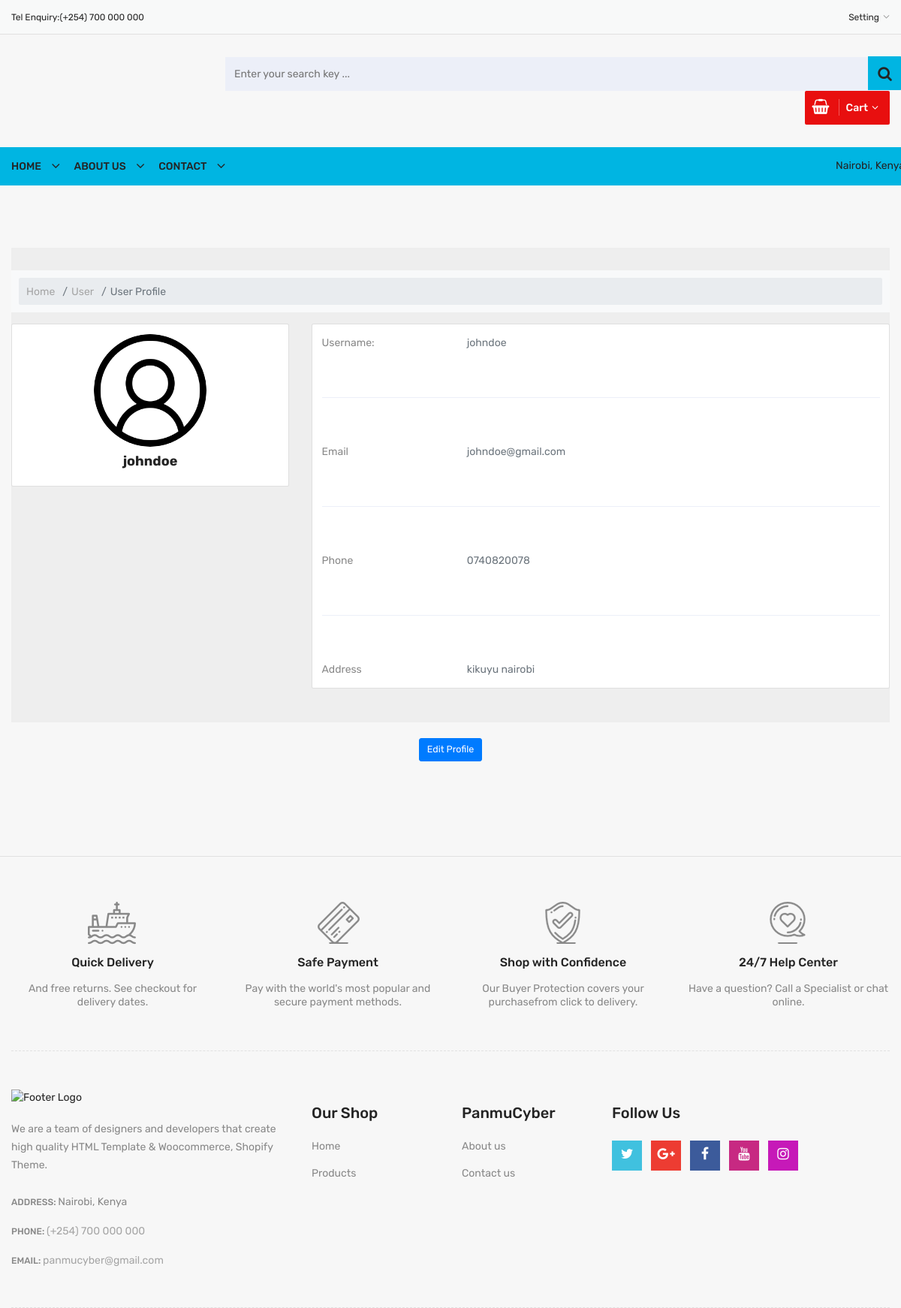
Screenshot of /my-profile (signed in) with the database file from the repository.
### ecom/models.py (models this page shows, shortened)
class Customer(models.Model):
    user = models.OneToOneField(User, on_delete=models.CASCADE)
    profile_pic = models.ImageField(upload_to='profile_pic/CustomerProfilePic/', null=True, blank=True)
    address = models.CharField(max_length=40)
    email = models.CharField(max_length=40, null=False)
    mobile = models.CharField(max_length=20, null=False)
    @property
    def get_pic(self):
        if self.profile_pic and hasattr(self.profile_pic, 'url'):
            return self.profile_pic.url
        else:
            return "media/profile_pic/CustomerProfilePic/user.png"

### ecom/views.py (the view)
# urls.py: path('my-profile', views.my_profile_view, name='my-profile'),
@login_required(login_url='customerlogin')
@user_passes_test(is_customer)
def my_profile_view(request):
    customer = models.Customer.objects.get(user_id=request.user.id)
    return render(request, 'ecom/my_profile.html', {'customer': customer})

### ecom/views.py (called while the page is built)
def is_customer(user):
    return user.groups.filter(name='CUSTOMER').exists()

### templates/ecom/my_profile.html (shortened to what this page needs)
{% extends 'ecom/customer_base.html' %}
{% load static %}
{% block content %}
<br><br><br>
<div class="container">
    <section style="background-color: #eee;">
  <div class="container py-5">
    <div class="row">
      <div class="col">
        <nav aria-label="breadcrumb" class="bg-light rounded-3 p-3 mb-4">
          <ol class="breadcrumb mb-0">
            <li class="breadcrumb-item"><a href="/">Home</a></li>
            <li class="breadcrumb-item"><a href="/my-profile">User</a></li>
            <li class="breadcrumb-item active" aria-current="page">User Profile</li>
          </ol>
        </nav>
      </div>
    </div>
    <div class="row">
      <div class="col-lg-4">
        <div class="card mb-4">
          <div class="card-body text-center">
            <img src="{{ customer.get_pic }}" alt="Profile pic"
              class="rounded-circle img-fluid" style="width: 150px;">
            <h5 class="my-3">{{request.user}}</h5>
          </div>
        </div>
      </div>
      <div class="col-lg-8">
        <div class="card mb-4">
          <div class="card-body">
            <div class="row">
              <div class="col-sm-3">
                <p class="mb-0">Username: </p>
              </div>
              <div class="col-sm-9">
                <p class="text-muted mb-0">{{request.user}}</p>
              </div>
            </div>
            <hr>
            <div class="row">
              <div class="col-sm-3">
                <p class="mb-0">Email</p>
              </div>
              <div class="col-sm-9">
                <p class="text-muted mb-0">{{customer.email}}</p>
              </div>
            </div>
            <hr>
            <div class="row">
              <div class="col-sm-3">
                <p class="mb-0">Phone</p>
              </div>
              <div class="col-sm-9">
                <p class="text-muted mb-0">{{customer.mobile}}</p>
              </div>
            </div>
            <hr>
            <div class="row">
              <div class="col-sm-3">
                <p class="mb-0">Address</p>
              </div>
              <div class="col-sm-9">
                <p class="text-muted mb-0">{{customer.address}}</p>
              </div>
            </div>
          </div>
        </div>
      </div>
    </div>
  </div>
</section>
</div>
<br>
<div style="text-align: center;">
  <a href="/edit-profile"><button class="btn btn-primary btn-lg" ><span>Edit Profile </span></button></a>
</div>
<br><br><br><br><br><br>
{% endblock content %}

### static/css/responsive.css (style rules this page uses)
@media (min-width: 1200px) and (max-width: 1500px) { .container { max-width: 1170px; padding-left: 0; padding-right: 0; } }

### templates/ecom/customer_base.html (style rules this page uses)
body { background-color: #f7f7f7; }

### templates/ecom/my_profile.html (style rules this page uses)
body { background-color:#f7f7f7; }

### rows the page displays
Customer: email "johndoe@gmail.com", mobile "0740820078", address "kikuyu nairobi"

### other values shown
{{ request.user }} "johndoe"
